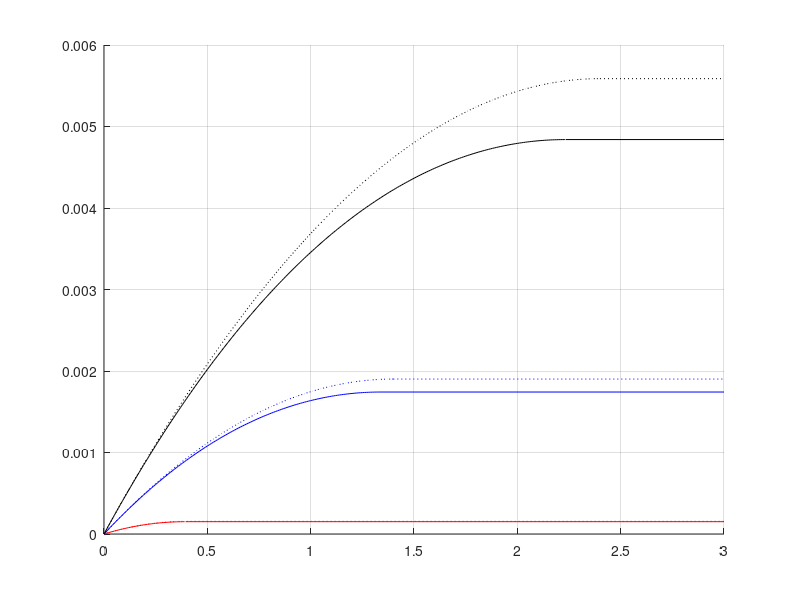
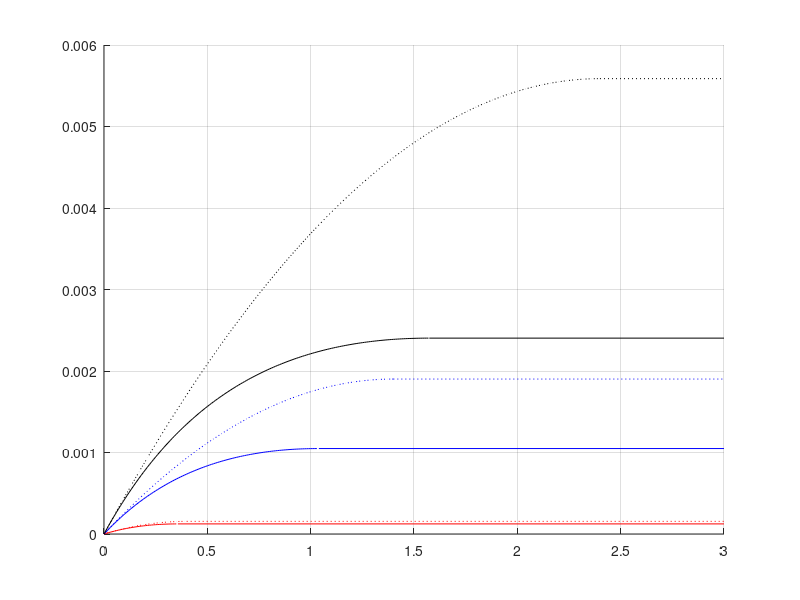
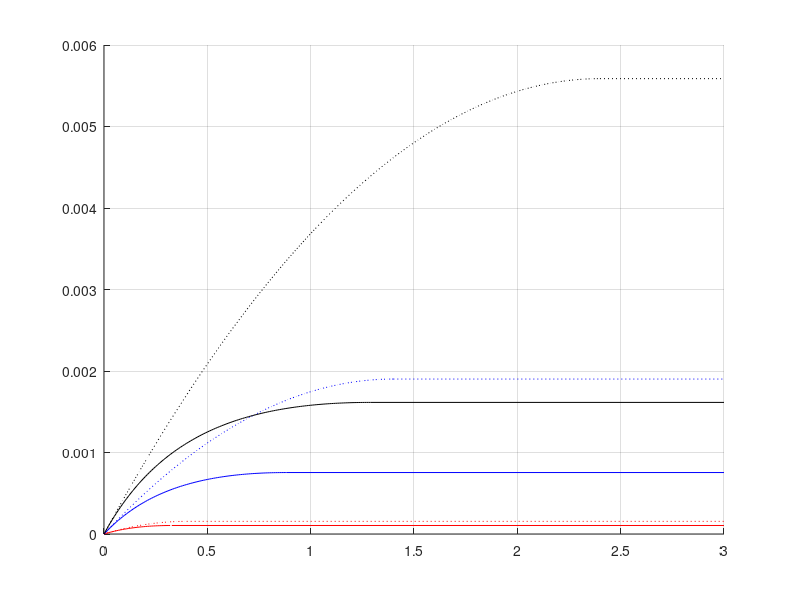

Source code (MATLAB) for these figures, in order:
VT = 26e-3;
ni = 1.5e16;
q = 1.6e-19;
epi = 1.04e-10;
eox = 3.9*8.854e-12;

k = 194e-6;
Vt0 = 0.6;
Ec = 1.5e6;

W = 100e-6;
L = 10e-6;
figure(1);
hold on;
grid on;

VGS = 1;
vds1_1 = 0:0.01:(VGS-Vt0);
ids1_1 = (k/2)*(W/L)*(2*(VGS-Vt0)*vds1_1-vds1_1.^2);
ids2_1 = (k/2)*(W/L)*(VGS-Vt0)^2;
vds_act = (Ec*L*(sqrt(1+2*(VGS-Vt0)/(Ec*L))-1));
ids2 = (k/2)*(W/L)*vds_act^2;
vds1 = 0:0.01:vds_act;
ids1 = (k/2)*(W/L)*(2*(VGS-Vt0)*vds1-vds1.^2)./(1+vds1/(Ec*L));
plot(vds1, ids1, 'r-');
line([vds_act 3], [ids2 ids2], 'color', 'r', 'linestyle', '-');
plot(vds1_1, ids1_1, 'r:');
line([VGS-Vt0 3], [ids2_1 ids2_1], 'color', 'r', 'linestyle', ':');

VGS = 2;
vds1_1 = 0:0.01:(VGS-Vt0);
ids1_1 = (k/2)*(W/L)*(2*(VGS-Vt0)*vds1_1-vds1_1.^2);
ids2_1 = (k/2)*(W/L)*(VGS-Vt0)^2;
vds_act = (Ec*L*(sqrt(1+2*(VGS-Vt0)/(Ec*L))-1));
ids2 = (k/2)*(W/L)*vds_act^2;
vds1 = 0:0.01:vds_act;
ids1 = (k/2)*(W/L)*(2*(VGS-Vt0)*vds1-vds1.^2)./(1+vds1/(Ec*L));
plot(vds1, ids1, 'b-');
line([vds_act 3], [ids2 ids2], 'color', 'b', 'linestyle', '-');
plot(vds1_1, ids1_1, 'b:');
line([VGS-Vt0 3], [ids2_1 ids2_1], 'color', 'b', 'linestyle', ':');

VGS = 3;
vds1_1 = 0:0.01:(VGS-Vt0);
ids1_1 = (k/2)*(W/L)*(2*(VGS-Vt0)*vds1_1-vds1_1.^2);
ids2_1 = (k/2)*(W/L)*(VGS-Vt0)^2;
vds_act = (Ec*L*(sqrt(1+2*(VGS-Vt0)/(Ec*L))-1));
ids2 = (k/2)*(W/L)*vds_act^2;
vds1 = 0:0.01:vds_act;
ids1 = (k/2)*(W/L)*(2*(VGS-Vt0)*vds1-vds1.^2)./(1+vds1/(Ec*L));
plot(vds1, ids1, 'k-');
line([vds_act 3], [ids2 ids2], 'color', 'k', 'linestyle', '-');
plot(vds1_1, ids1_1, 'k:');
line([VGS-Vt0 3], [ids2_1 ids2_1], 'color', 'k', 'linestyle', ':');

W = 10e-6;
L = 1e-6;
figure(2);
hold on;
grid on;

VGS = 1;
vds1_1 = 0:0.01:(VGS-Vt0);
ids1_1 = (k/2)*(W/L)*(2*(VGS-Vt0)*vds1_1-vds1_1.^2);
ids2_1 = (k/2)*(W/L)*(VGS-Vt0)^2;
vds_act = (Ec*L*(sqrt(1+2*(VGS-Vt0)/(Ec*L))-1));
ids2 = (k/2)*(W/L)*vds_act^2;
vds1 = 0:0.01:vds_act;
ids1 = (k/2)*(W/L)*(2*(VGS-Vt0)*vds1-vds1.^2)./(1+vds1/(Ec*L));
plot(vds1, ids1, 'r-');
line([vds_act 3], [ids2 ids2], 'color', 'r', 'linestyle', '-');
plot(vds1_1, ids1_1, 'r:');
line([VGS-Vt0 3], [ids2_1 ids2_1], 'color', 'r', 'linestyle', ':');

VGS = 2;
vds1_1 = 0:0.01:(VGS-Vt0);
ids1_1 = (k/2)*(W/L)*(2*(VGS-Vt0)*vds1_1-vds1_1.^2);
ids2_1 = (k/2)*(W/L)*(VGS-Vt0)^2;
vds_act = (Ec*L*(sqrt(1+2*(VGS-Vt0)/(Ec*L))-1));
ids2 = (k/2)*(W/L)*vds_act^2;
vds1 = 0:0.01:vds_act;
ids1 = (k/2)*(W/L)*(2*(VGS-Vt0)*vds1-vds1.^2)./(1+vds1/(Ec*L));
plot(vds1, ids1, 'b-');
line([vds_act 3], [ids2 ids2], 'color', 'b', 'linestyle', '-');
plot(vds1_1, ids1_1, 'b:');
line([VGS-Vt0 3], [ids2_1 ids2_1], 'color', 'b', 'linestyle', ':');

VGS = 3;
vds1_1 = 0:0.01:(VGS-Vt0);
ids1_1 = (k/2)*(W/L)*(2*(VGS-Vt0)*vds1_1-vds1_1.^2);
ids2_1 = (k/2)*(W/L)*(VGS-Vt0)^2;
vds_act = (Ec*L*(sqrt(1+2*(VGS-Vt0)/(Ec*L))-1));
ids2 = (k/2)*(W/L)*vds_act^2;
vds1 = 0:0.01:vds_act;
ids1 = (k/2)*(W/L)*(2*(VGS-Vt0)*vds1-vds1.^2)./(1+vds1/(Ec*L));
plot(vds1, ids1, 'k-');
line([vds_act 3], [ids2 ids2], 'color', 'k', 'linestyle', '-');
plot(vds1_1, ids1_1, 'k:');
line([VGS-Vt0 3], [ids2_1 ids2_1], 'color', 'k', 'linestyle', ':');

W = 5e-6;
L = 0.5e-6;
figure(3);
hold on;
grid on;

VGS = 1;
vds1_1 = 0:0.01:(VGS-Vt0);
ids1_1 = (k/2)*(W/L)*(2*(VGS-Vt0)*vds1_1-vds1_1.^2);
ids2_1 = (k/2)*(W/L)*(VGS-Vt0)^2;
vds_act = (Ec*L*(sqrt(1+2*(VGS-Vt0)/(Ec*L))-1));
ids2 = (k/2)*(W/L)*vds_act^2;
vds1 = 0:0.01:vds_act;
ids1 = (k/2)*(W/L)*(2*(VGS-Vt0)*vds1-vds1.^2)./(1+vds1/(Ec*L));
plot(vds1, ids1, 'r-');
line([vds_act 3], [ids2 ids2], 'color', 'r', 'linestyle', '-');
plot(vds1_1, ids1_1, 'r:');
line([VGS-Vt0 3], [ids2_1 ids2_1], 'color', 'r', 'linestyle', ':');

VGS = 2;
vds1_1 = 0:0.01:(VGS-Vt0);
ids1_1 = (k/2)*(W/L)*(2*(VGS-Vt0)*vds1_1-vds1_1.^2);
ids2_1 = (k/2)*(W/L)*(VGS-Vt0)^2;
vds_act = (Ec*L*(sqrt(1+2*(VGS-Vt0)/(Ec*L))-1));
ids2 = (k/2)*(W/L)*vds_act^2;
vds1 = 0:0.01:vds_act;
ids1 = (k/2)*(W/L)*(2*(VGS-Vt0)*vds1-vds1.^2)./(1+vds1/(Ec*L));
plot(vds1, ids1, 'b-');
line([vds_act 3], [ids2 ids2], 'color', 'b', 'linestyle', '-');
plot(vds1_1, ids1_1, 'b:');
line([VGS-Vt0 3], [ids2_1 ids2_1], 'color', 'b', 'linestyle', ':');

VGS = 3;
vds1_1 = 0:0.01:(VGS-Vt0);
ids1_1 = (k/2)*(W/L)*(2*(VGS-Vt0)*vds1_1-vds1_1.^2);
ids2_1 = (k/2)*(W/L)*(VGS-Vt0)^2;
vds_act = (Ec*L*(sqrt(1+2*(VGS-Vt0)/(Ec*L))-1));
ids2 = (k/2)*(W/L)*vds_act^2;
vds1 = 0:0.01:vds_act;
ids1 = (k/2)*(W/L)*(2*(VGS-Vt0)*vds1-vds1.^2)./(1+vds1/(Ec*L));
plot(vds1, ids1, 'k-');
line([vds_act 3], [ids2 ids2], 'color', 'k', 'linestyle', '-');
plot(vds1_1, ids1_1, 'k:');
line([VGS-Vt0 3], [ids2_1 ids2_1], 'color', 'k', 'linestyle', ':');